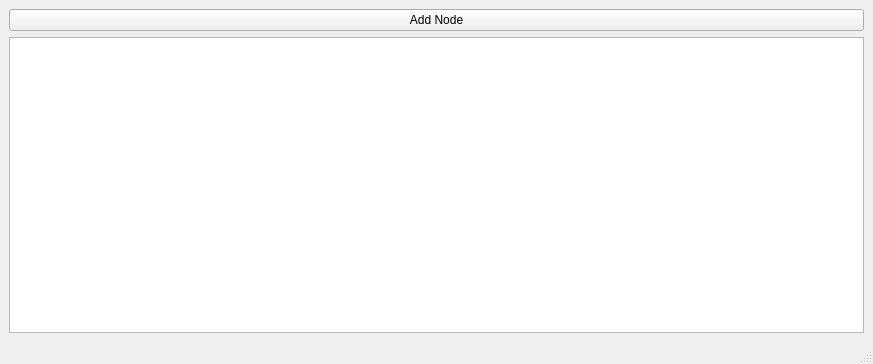
<?xml version="1.0" encoding="UTF-8"?>
<ui version="4.0">
 <class>MainWindow</class>
 <widget class="QMainWindow" name="MainWindow">
  <property name="geometry">
   <rect>
    <x>0</x>
    <y>0</y>
    <width>873</width>
    <height>364</height>
   </rect>
  </property>
  <property name="windowTitle">
   <string>MainWindow</string>
  </property>
  <widget class="QWidget" name="centralwidget">
   <layout class="QGridLayout" name="gridLayout_2">
    <item row="1" column="2">
     <layout class="QGridLayout" name="gridLayout">
      <item row="0" column="0">
       <widget class="QPushButton" name="pushButton">
        <property name="text">
         <string>Add Node</string>
        </property>
       </widget>
      </item>
      <item row="1" column="0">
       <widget class="QPlainTextEdit" name="console">
        <property name="sizePolicy">
         <sizepolicy hsizetype="Expanding" vsizetype="MinimumExpanding">
          <horstretch>0</horstretch>
          <verstretch>0</verstretch>
         </sizepolicy>
        </property>
        <property name="minimumSize">
         <size>
          <width>100</width>
          <height>100</height>
         </size>
        </property>
        <property name="maximumSize">
         <size>
          <width>16777215</width>
          <height>16777215</height>
         </size>
        </property>
       </widget>
      </item>
     </layout>
    </item>
   </layout>
  </widget>
  <widget class="QMenuBar" name="menubar">
   <property name="geometry">
    <rect>
     <x>0</x>
     <y>0</y>
     <width>873</width>
     <height>21</height>
    </rect>
   </property>
  </widget>
  <widget class="QStatusBar" name="statusbar"/>
 </widget>
 <resources/>
 <connections/>
</ui>
